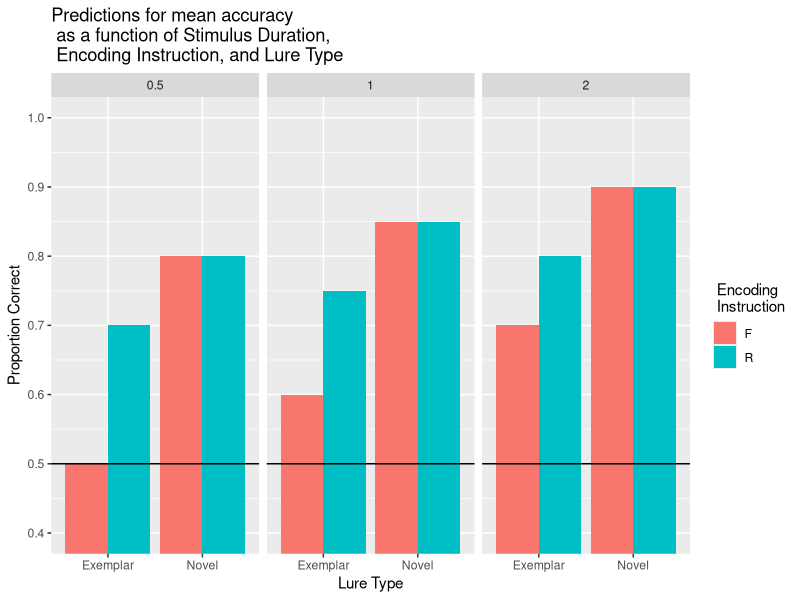

Write R code to recreate this figure. (Note: this script raises an error after producing the figure.)
## ---- chunk 1
knitr::opts_chunk$set(
  collapse = TRUE,
  comment = "#>",
  warning = FALSE,
  message = FALSE
)
## ---- chunk 2
library(tidyverse)

# save results to this list
power_analysis <- list()

# predictions for mean accuracy in each condition (see paper for rationale)
power_analysis$predictions = c(.90-.1, #R 500 Novel
                .80-.1, #R 500 Exemplar
                .90-.05, #R 1000 Novel
                .80-.05, #R 1000 Exemplar
                .90, #R 2000 Novel
                .80, #R 2000 Exemplar
                .90-.1, #F 500 Novel
                .70-.1-.1, #F 500 Exemplar
                .90-.05, #F 1000 Novel
                .70-.05-.05, #F 1000 Exemplar
                .90, #F 2000 Novel
                .70 #F 2000 Exemplar
)
## ---- chunk 3

# graph
power_analysis$predicted_means <- data.frame(
  encoding_cue = rep(c("R","F"), each = 6),
  image_duration = rep(rep(c(.5,1,2), each = 2),2),
  test_condition = rep(rep(c("Novel","Exemplar"),each = 1),6),
  accuracy = power_analysis$predictions
)

power_analysis$prediction_graph <- ggplot(
  power_analysis$predicted_means,
  aes(x=test_condition,y = accuracy, fill=encoding_cue))+
  geom_bar(stat="identity", position="dodge")+
  geom_hline(yintercept=.5)+
  coord_cartesian(ylim=c(.4,1))+
  scale_y_continuous(breaks = seq(0.4,1,.1))+
  facet_wrap(~image_duration)+
  ylab("Proportion Correct")+
  xlab("Lure Type")+
  scale_fill_discrete(name = " Encoding \n Instruction") +
  ggtitle("Predictions for mean accuracy \n as a function of Stimulus Duration, \n Encoding Instruction, and Lure Type")

power_analysis$prediction_graph

## ---- chunk 4

# function to generate simulated data for one subject
# we use the binomial to generate decisions for old/new on each trial
# the binomial probability of success is set to the mean accuracy for each condition
# we simulate all 120 trials for a single simulated subject.
create_n_subjects <- function(n){
  
  all_data <- data.frame()
  for(i in 1:n){
    subject_data <- data.frame(
      sub_num = i,
      encoding_cue = rep(c("R","F"), each = 60),
      image_duration = rep(rep(c(.5,1,2), each = 20),2),
      test_condition = rep(rep(c("Novel","Exemplar"),each = 10),6),
      accuracy = rbinom(120,1,rep(power_analysis$predictions,each=10))
      )
    
    all_data <- rbind(all_data,subject_data)
  }
  
  return(all_data)
  
}
## ---- chunk 5


power_analysis$all_sim_data <- data.frame()
num_subs <- 35
num_sims <- 100
for(i in 1:num_sims){
  #print(i)
  simulated_data <- create_n_subjects(n=num_subs)
  
  # ensure factors are factor class
  simulated_data <- simulated_data %>%
    mutate_at(c("sub_num","encoding_cue","image_duration","test_condition"), factor) 
  
  ANOVA_means <- simulated_data %>%
    group_by(sub_num,encoding_cue,image_duration,test_condition) %>%
    summarize(mean_accuracy =  mean(accuracy), .groups="drop")
  
  sim_anova <- aov(mean_accuracy ~ encoding_cue*image_duration*test_condition + Error(sub_num/(encoding_cue*image_duration*test_condition)), data = ANOVA_means)
  save_summary <- summary(sim_anova)
  
  cue <- save_summary$`Error: sub_num:encoding_cue`[[1]]$`Pr(>F)`[1]
  cue_duration <- save_summary$`Error: sub_num:encoding_cue:image_duration`[[1]]$`Pr(>F)`[1]
  cue_test <- save_summary$`Error: sub_num:encoding_cue:test_condition`[[1]]$`Pr(>F)`[1]
  cue_duration_test <- save_summary$`Error: sub_num:encoding_cue:image_duration:test_condition`[[1]]$`Pr(>F)`[1]
  
  t_df <- data.frame(cue,
                     cue_duration,
                     cue_test,
                     cue_duration_test)
  power_analysis$all_sim_data <- rbind(power_analysis$all_sim_data,t_df)
}


proportion_sig <- function(ps){
  length(ps[ps<.05])/length(ps)
}


# proportion significant for relevant effects
power_analysis$sim_power <- apply(power_analysis$all_sim_data,2,proportion_sig)
power_analysis$sim_power

## ---- chunk 6
save.image("data/power.RData")
